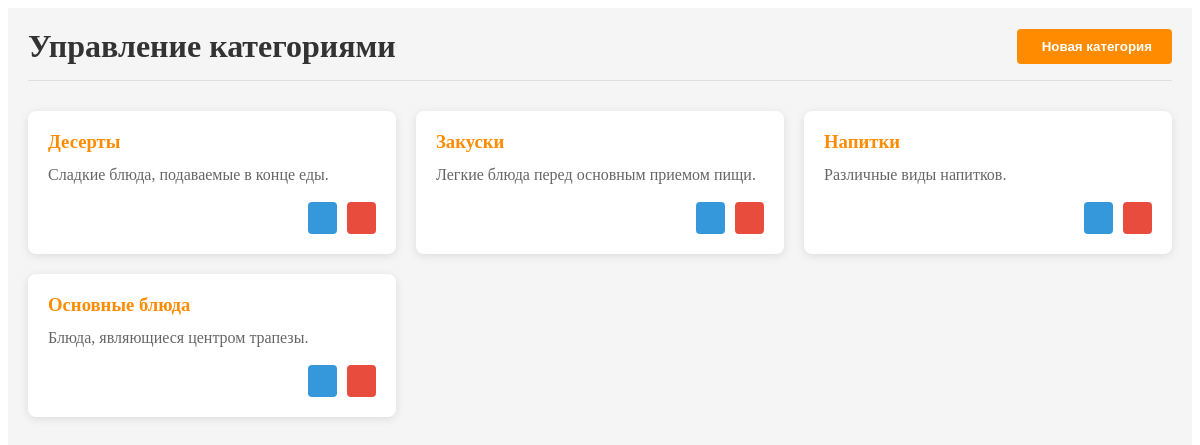
Screenshot of /cooking/categories.php (signed in) with the database file from the repository.
### tables this page shows
CREATE TABLE `categories` (
  `category_id` int NOT NULL,
  `category_name` varchar(255) NOT NULL,
  `description` text
);

### cooking/categories.php (the view, shortened to what this page needs)
<?php
require_once 'config.php';
$categories = $pdo->query("SELECT * FROM categories ORDER BY category_name")->fetchAll();
?>
<!DOCTYPE html>
<html lang="ru">
<head>
   <link rel="stylesheet" href="styles/categories.css">
</head>
<body>
  <div class="dashboard-container">
    <main class="main-content">
      <header class="content-header">
        <h1>Управление категориями</h1>
        <button id="addCategoryBtn" class="btn btn-primary">
          <i class="icon-plus"></i> Новая категория
        </button>
      </header>
      <div class="categories-list">
        <?php foreach ($categories as $category): ?>
        <div class="category-card">
          <h3><?= htmlspecialchars($category['category_name']) ?></h3>
          <p><?= htmlspecialchars($category['description'] ?? '') ?></p>
          <div class="category-actions">
            <button class="btn btn-edit" data-id="<?= $category['category_id'] ?>">
            </button>
            <button class="btn btn-danger" data-id="<?= $category['category_id'] ?>">
            </button>
          </div>
        </div>
        <?php endforeach; ?>
      </div>
    </main>
  </div>
</body>
</html>

### cooking/styles/categories.css (style rules this page uses)
.dashboard-container { display: flex; min-height: 100vh; }
.main-content { flex: 1; padding: 20px; background-color: #f5f5f5; }
.content-header { display: flex; justify-content: space-between; align-items: center; margin-bottom: 30px; padding-bottom: 15px; border-bottom: 1px solid #e0e0e0; }
.content-header h1 { margin: 0; color: #333; font-family: 'Playfair Display', serif; }
.btn { padding: 10px 20px; border: none; border-radius: 4px; cursor: pointer; font-weight: 600; transition: all 0.3s ease; }
.btn-primary { background-color: #ff8c00; color: white; }
.btn-edit { background-color: #3498db; color: white; }
.btn-danger { background-color: #e74c3c; color: white; }
.categories-list { display: grid; grid-template-columns: repeat(auto-fill, minmax(280px, 1fr)); gap: 20px; }
.category-card { background: white; border-radius: 8px; padding: 20px; box-shadow: 0 2px 10px rgba(0, 0, 0, 0.1); transition: transform 0.3s ease, box-shadow 0.3s ease; }
.category-card h3 { margin: 0 0 10px 0; color: #ff8c00; font-family: 'Playfair Display', serif; }
.category-card p { margin: 0 0 15px 0; color: #666; line-height: 1.5; }
.category-actions { display: flex; justify-content: flex-end; gap: 10px; }
.category-actions .btn { padding: 8px 12px; font-size: 14px; }

### rows the page displays
categories: category_name "Десерты", description "Сладкие блюда, подаваемые в конце еды."
categories: category_name "Закуски", description "Легкие блюда перед основным приемом пищи."
categories: category_name "Напитки", description "Различные виды напитков."
categories: category_name "Основные блюда", description "Блюда, являющиеся центром трапезы."
